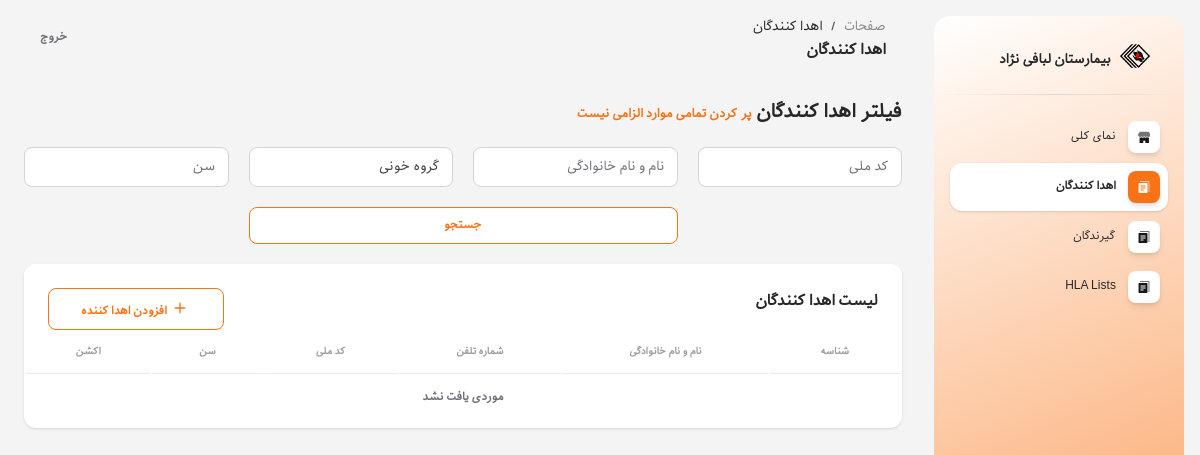
Page /donors/ (signed in) on the earlier database version.
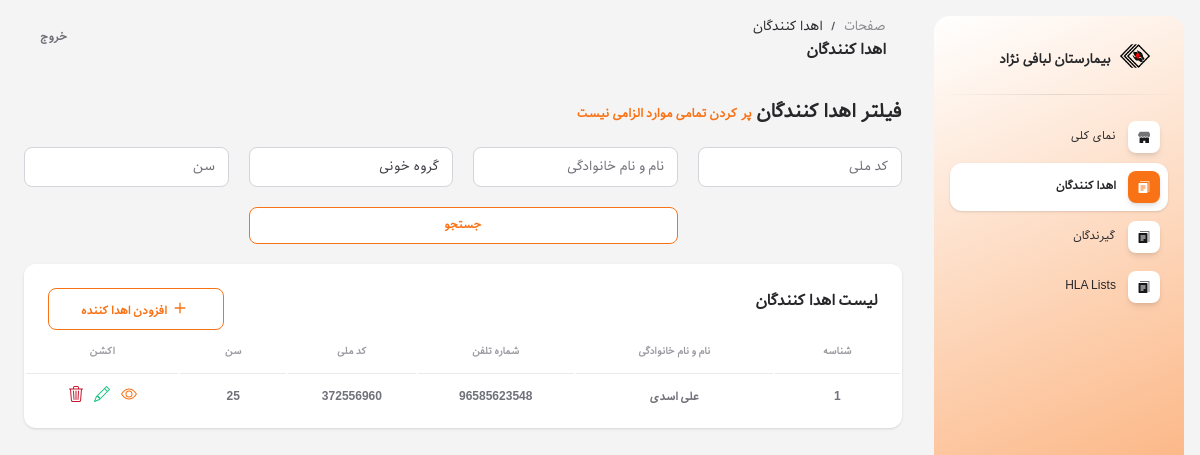
Same page on the later database version.
### referees/models.py (models this page shows, shortened)
class Donor(models.Model):
    blood_group_choices = [
        ('A', 'A'),
        ('B', 'B'),
        ('AB', 'AB'),
        ('O', 'O'),
    ]
    first_name = models.CharField(verbose_name='نام', max_length=100)
    last_name = models.CharField(verbose_name='نام خانوادگی', max_length=100)
    national_code = models.IntegerField(verbose_name='کد ملی')
    phone_number = models.IntegerField(verbose_name='شماره تماس')
    age = models.IntegerField(verbose_name='سن')
    blood_group = models.CharField(verbose_name='گروه خونی', max_length=2, choices=blood_group_choices)
    kdpi = models.FloatField(verbose_name='KDPI', help_text='عددی بین 0 تا 100')
    recipient_blood_group = MultiSelectField(verbose_name='گروه خونی مناسب برای گیرنده', help_text='این مقدار توسط سیستیم تعین می گردد', max_length=2, choices=blood_group_choices)
    min_recipient_age = models.IntegerField(verbose_name='حداقل سن مناسب برای گیرنده', help_text='این مقدار توسط سیستیم تعین می گردد')
    max_recipient_age = models.IntegerField(verbose_name='حداکثر سن مناسب برای گیرنده', help_text='این مقدار توسط سیستیم تعین می گردد')
    hla_a_1 = models.ForeignKey(HlaA, on_delete=models.DO_NOTHING, verbose_name='HLA A (allele 1)', related_name='hla_a_1_donor')
    hla_a_2 = models.ForeignKey(HlaA, on_delete=models.DO_NOTHING, verbose_name='HLA A (allele 2)', related_name='hla_a_2_donor')
    hla_b_1 = models.ForeignKey(HlaB, on_delete=models.DO_NOTHING, verbose_name='HLA B (allele 1)', related_name='hla_b_1_donor')
    hla_b_2 = models.ForeignKey(HlaB, on_delete=models.DO_NOTHING, verbose_name='HLA B (allele 2)', related_name='hla_b_2_donor')
    hla_drb1_1 = models.ForeignKey(HlaDRB1, on_delete=models.DO_NOTHING, verbose_name='HLA DRB1 (allele 1)', related_name='hla_drb1_1_donor')
    hla_drb1_2 = models.ForeignKey(HlaDRB1, on_delete=models.DO_NOTHING, verbose_name='HLA DRB1 (allele 2)', related_name='hla_drb1_2_donor')
    hla_drb_1 = models.ForeignKey(HlaDRB, on_delete=models.DO_NOTHING, verbose_name='HLA DRB (allele 1)', null=True, blank=True, related_name='hla_drb_1_donor')
    hla_drb_2 = models.ForeignKey(HlaDRB, on_delete=models.DO_NOTHING, verbose_name='HLA DRB (allele 2)', null=True, blank=True, related_name='hla_drb_2_donor')
    hla_dqb1_1 = models.ForeignKey(HlaDQB1, on_delete=models.DO_NOTHING, verbose_name='HLA DQB1 (allele 1)', related_name='hla_dqb1_1_donor')
    hla_dqb1_2 = models.ForeignKey(HlaDQB1, on_delete=models.DO_NOTHING, verbose_name='HLA DQB1 (allele 2)', related_name='hla_dqb1_2_donor')
    class Meta:
        verbose_name = 'اهدا کننده'
        verbose_name_plural = 'اهدا کنندگان'

### referees/views.py (the view)
# urls.py: path('donors/', DonorListView.as_view(), name='donor_list'),
class DonorListView(LoginRequiredMixin, ListView):
    model = Donor
    template_name = 'donor_list.html'
    context_object_name = 'donors'
    ordering = '-id'
    def get_queryset(self):
        queryset = super().get_queryset()
        search_query = self.request.GET.get('q')
        blood_group = self.request.GET.get('blood_group')
        national_code = self.request.GET.get('national_code')
        age = self.request.GET.get('age')
        if search_query:
            queryset = queryset.filter(
                Q(first_name__icontains=search_query) |
                Q(last_name__icontains=search_query)
            )
        if blood_group:
            queryset = queryset.filter(blood_group=blood_group)
        if national_code:
            queryset = queryset.filter(national_code=national_code)
        if age:
            queryset = queryset.filter(age=age)
        return queryset

### templates/donor_list.html (shortened to what the changed rows need)
{% extends 'base.html' %}
{% load static %}
{% block contain %}
<div class="row">
    <div class="col-12">
        <div class="card mb-4">
            <div class="card-body px-0 pt-0 pb-2">
                <div class="table-responsive p-0">
                    <table class="table align-items-center mb-0">
                        <thead>
                            <tr>
                                <th
                                    class="text-center text-uppercase text-secondary text-xxs font-weight-bolder opacity-7">
                                    شناسه</th>
                                <th
                                    class="text-center text-uppercase text-secondary text-xxs font-weight-bolder opacity-7">
                                    نام و نام خانوادگی</th>
                                <th
                                    class="text-center text-uppercase text-secondary text-xxs font-weight-bolder opacity-7">
                                    شماره تلفن</th>
                                <th
                                    class="text-center text-uppercase text-secondary text-xxs font-weight-bolder opacity-7">
                                    کد ملی</th>
                                <th
                                    class="text-center text-uppercase text-secondary text-xxs font-weight-bolder opacity-7">
                                    سن</th>
                                <th
                                    class="text-center text-uppercase text-secondary text-xxs font-weight-bolder opacity-7">
                                    اکشن</th>
                            </tr>
                        </thead>
                        <tbody>
                            {% if donors %}
                            {% for donor in donors %}
                            <tr>
                                <td class="align-middle text-center">
                                    <span class="text-secondary text-xs font-weight-bold">{{ donor.id }}</span>
                                </td>
                                <td class="align-middle text-center">
                                    <span class="text-secondary text-xs font-weight-bold">{{ donor.first_name }} {{ donor.last_name }}</span>
                                </td>
                                <td class="align-middle text-center">
                                    <span class="text-secondary text-xs font-weight-bold">{{ donor.phone_number }}</span>
                                </td>
                                <td class="align-middle text-center">
                                    <span class="text-secondary text-xs font-weight-bold">{{ donor.national_code }}</span>
                                </td>
                                <td class="align-middle text-center">
                                    <span class="text-secondary text-xs font-weight-bold">{{ donor.age }}</span>
                                </td>
                                <td class="align-middle text-center">
                                    <a href="{% url 'donor_detail' donor.id %}" title="جزئیات" style="padding: 0 4px;">
                                        <span class="text-secondary text-xs font-weight-bold">
                                        </span>
                                    </a>
                                    <a href="{% url 'donor_update' donor.id %}" title="ویرایش" style="padding: 0 4px;">
                                        <span class="text-secondary text-xs font-weight-bold">
                                        </span>
                                    </a>
                                    <a href="{% url 'donor_delete' donor.id %}" title="حذف" style="padding: 0 4px;">
                                        <span class="text-secondary text-xs font-weight-bold">
                                        </span>
                                    </a>
                                </td>
                            </tr>
                            {% endfor %}
                            {% else %}
                            <tr>
                                <td colspan="6" class="align-middle text-center">
                                    <span class="text-secondary text-xs font-weight-bold">موردی یافت نشد</span>
                                </td>
                            </tr>
                            {% endif %}
                        </tbody>
                    </table>
                </div>
            </div>
        </div>
    </div>
</div>
{% endblock %}

Differences in the rows shown:
added Donor: id "1", first_name "علی", last_name "اسدی", phone_number "96585623548", national_code "372556960", age "25"
Other differences:
text no longer shown: "موردی یافت نشد"
